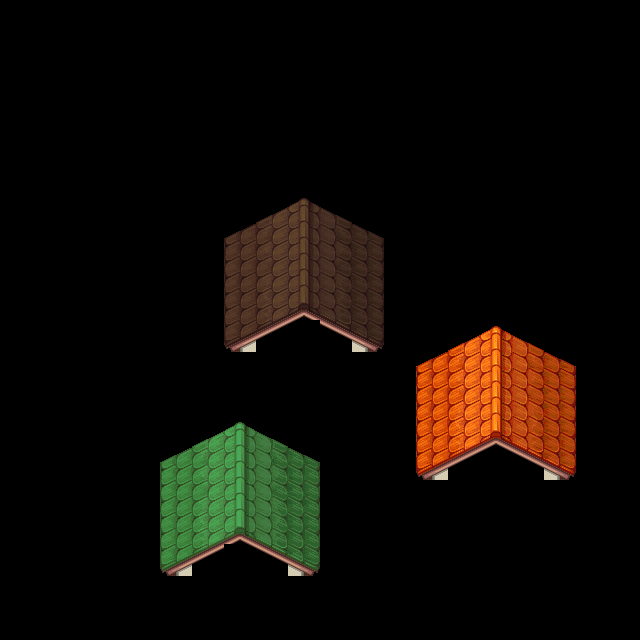

A 2D game scene composited from a Tiled map and its tileset images. What follows is a short description and the map's XML, with each tile layer's data collapsed to a summary:
An orthogonal 20x20 tile map with 32x32 px tiles, 1 tile layer (块层 1) and 3 objects.

<map version="1.0" orientation="orthogonal" renderorder="right-up" width="20" height="20" tilewidth="32" tileheight="32" nextobjectid="4">
 <tileset firstgid="1" name="palace" tilewidth="32" tileheight="32" tilecount="256" columns="16">
  <image source="palace.png" width="512" height="512" />
 </tileset>
 <layer name="块层 1" width="20" height="20">
  <data>[400 cells, 75 non-empty, 75 distinct tile ids]</data>
 </layer>
 <objectgroup name="palaces">
  <object id="1" x="225" y="192" width="159" height="159">
   <properties>
    <property name="id" value="2" />
   </properties>
  </object>
  <object id="2" x="416" y="320" width="160" height="161">
   <properties>
    <property name="id" value="1" />
   </properties>
  </object>
  <object id="3" x="160" y="417" width="160" height="159">
   <properties>
    <property name="id" value="3" />
   </properties>
  </object>
 </objectgroup>
</map>
